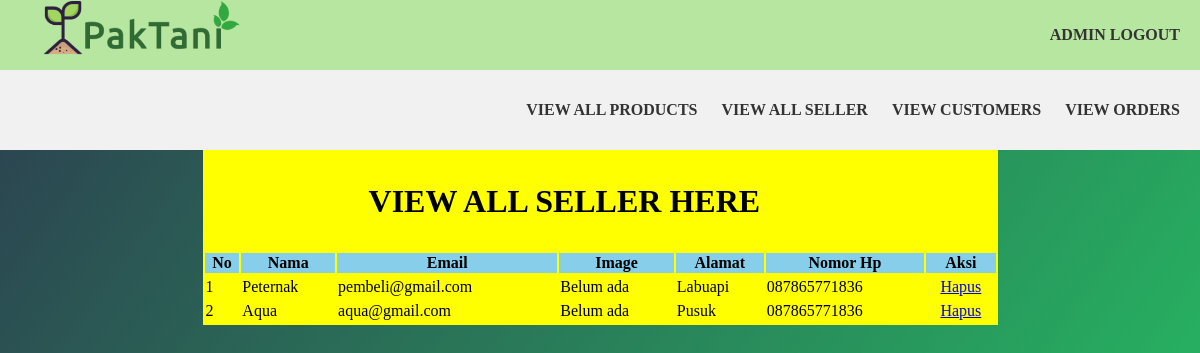
/VIEW/USER/ADMIN/view_customers.php (signed in), run on the app's committed database.
### tables this page shows
CREATE TABLE `pembeli` (
  `id_pembeli` int(11) NOT NULL,
  `nama` varchar(255) NOT NULL,
  `password` varchar(255) NOT NULL,
  `alamat` varchar(255) NOT NULL,
  `no_hp` varchar(255) NOT NULL,
  `email` varchar(255) NOT NULL,
  `gambar` varchar(255) NOT NULL,
  `id_admin` int(11) NOT NULL
);

### CONTROLLER/action_admin.php (called while the page is built, shortened)
<?php
$conn = mysqli_connect("localhost", "root", "", "petanidb");
function thisquery($query)
{
    global $conn;
    $result = mysqli_query($conn, $query);
    $rows  = [];
    while ($row = mysqli_fetch_assoc($result)) {
        $rows[] = $row;
    }
    return $rows;
}

### VIEW/USER/ADMIN/view_customers.php (the view, shortened to what this page needs)
<?php
include '../../../CONTROLLER/action_admin.php';
$data = thisquery("SELECT * FROM pembeli");
?>
<!DOCTYPE html>
<html>
<head>
  <link rel="stylesheet" href="../../CSS/main.css">
  <link rel="stylesheet" href="https://use.fontawesome.com/releases/v5.8.2/css/all.css">
</head>
<body>
  <div class="subnavbar">
    <div class="logo">
    </div>
    <div class="menu">
      <a href="logout.php">Admin Logout</a>
    </div>
  </div>
  <div class="navbar">
    <div class="menu">
      <a href="view_product.php">View All Products</a>
      <a href="view_seller.php">View All Seller</a>
      <a href="view_customers.php">View Customers</a>
      <a href="view_orders.php">View Orders</a>
    </div>
  </div>
  <table width="795" align="center" bgcolor="yellow">
    <tr align="center">
      <td colspan="6">
        <h2>View All Seller Here</h2>
      </td>
    </tr>
    <tr align="center" bgcolor="skyblue">
      <th>No</th>
      <th>Nama</th>
      <th>Email</th>
      <th>Image</th>
      <th>Alamat</th>
      <th>Nomor Hp</th>
      <th>Aksi</th>
    </tr>
      <?php $i = 1; ?>
      <?php foreach ($data as $dt) : ?>
      <td><?php echo $i ?></td>
      <td><?php echo $dt["nama"] ?></td>
      <td><?php echo $dt["email"] ?></td>
      <td>Belum ada</td>
      <td><?php echo $dt["alamat"] ?></td>
      <td><?php echo $dt["no_hp"] ?></td>
      <td>
        <center>
          <a href="../../../CONTROLLER/admin_hapuspembeli.php?id=<?php echo $dt["id_pembeli"] ?>" onclick="return confirm('Apakah Yakin Akan Menghapus Data ini?')">Hapus</a>
        </center>
      </td>
        <?php $i++; ?>
      <?php endforeach; ?>
  </table>
</body>
</html>

### VIEW/CSS/main.css (style rules this page uses)
body { margin: 0; padding: 0; font-family: "montserrat"; background-image: linear-gradient(125deg, #2c3e50, #27ae60, #2980b9, #e74c3c, #8e44ad); background-size: 400% 400%; animation: bganimation 15s infinite; }
h2 { color: BLACK; text-align: center; font-family: "montserrat"; text-transform: uppercase; margin: 30px 0; font-size: 32px; }
.subnavbar { position: relative; height: 70px; overflow: hidden; top: 0; display: flex; align-items: center; background: #b7e6a1; width: 100%; }
.navbar { position: relative; height: 80px; overflow: hidden; top: 0; display: flex; align-items: center; background: #f1f1f1; width: 100%; }
.logo { background: url(../IMAGE/logo.png) no-repeat 50% 50%; background-size: contain; width: 220px; height: 200px; float: left; margin-left: 20px; }
.menu { position: absolute; right: 20px; }
.menu a { color: #333; text-decoration: none; font-weight: 700; margin-left: 20px; transition: color 0.3s; text-transform: uppercase; }

### data on the page
pembeli: nama "Peternak", email "pembeli@gmail.com", alamat "Labuapi", no_hp "087865771836"
pembeli: nama "Aqua", email "aqua@gmail.com", alamat "Pusuk", no_hp "087865771836"
